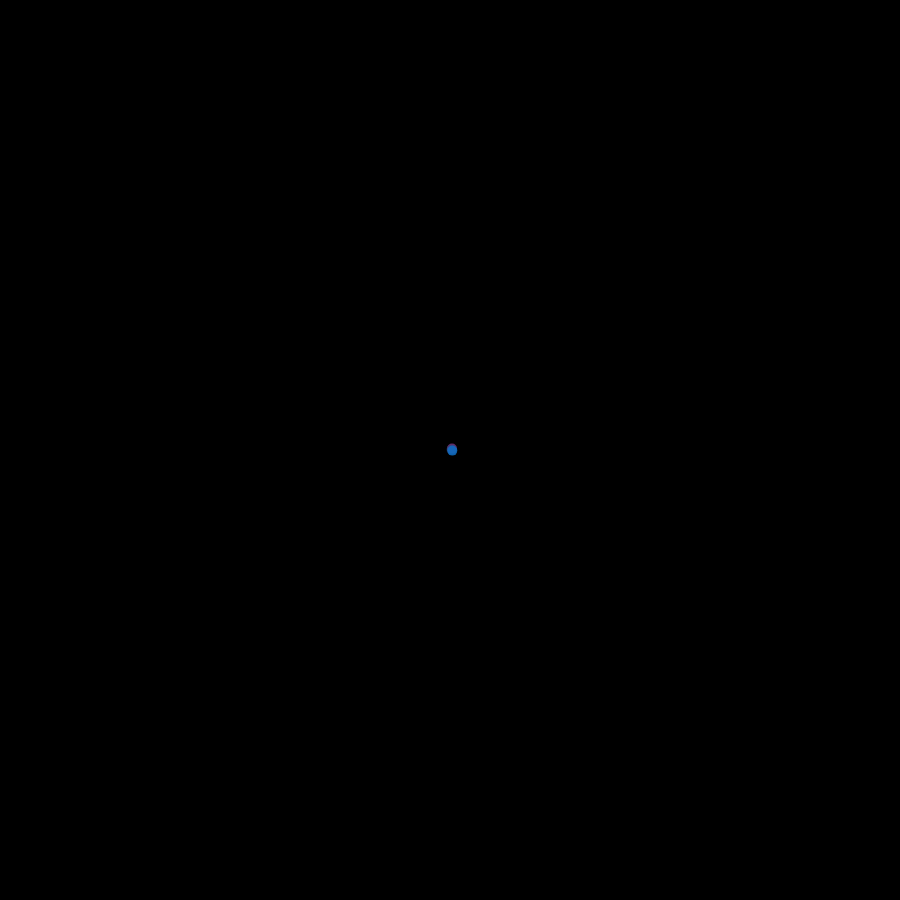
Frame 1 (no input)
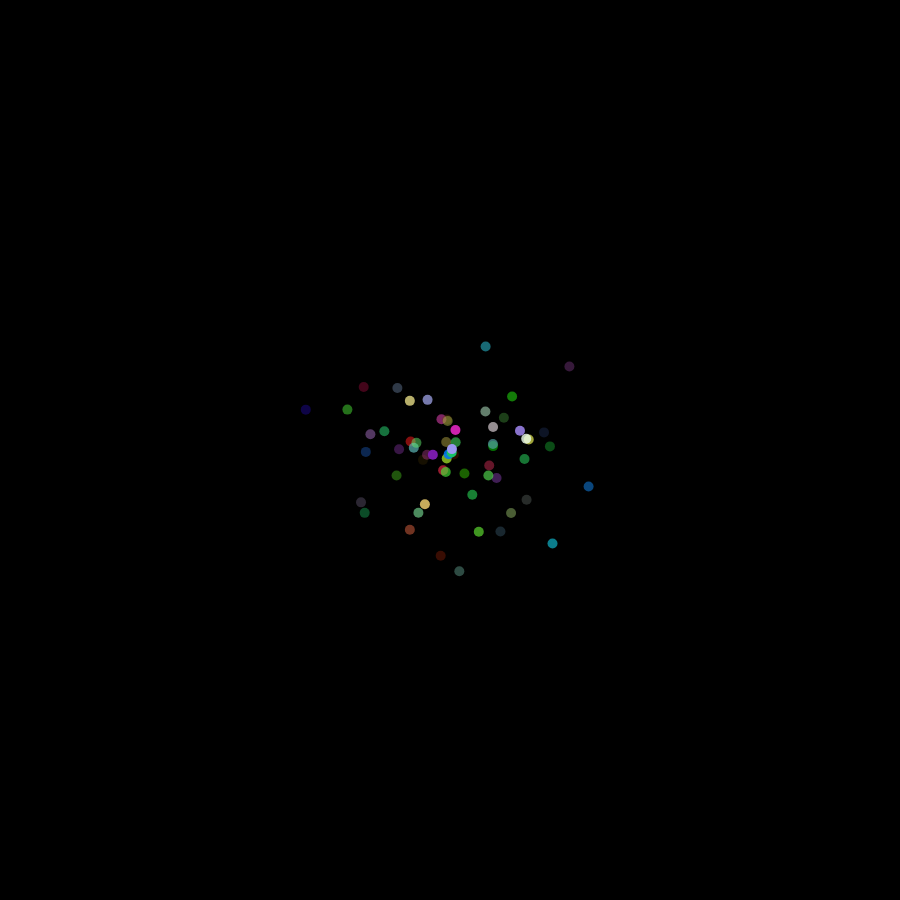
Frame 60 (no input)
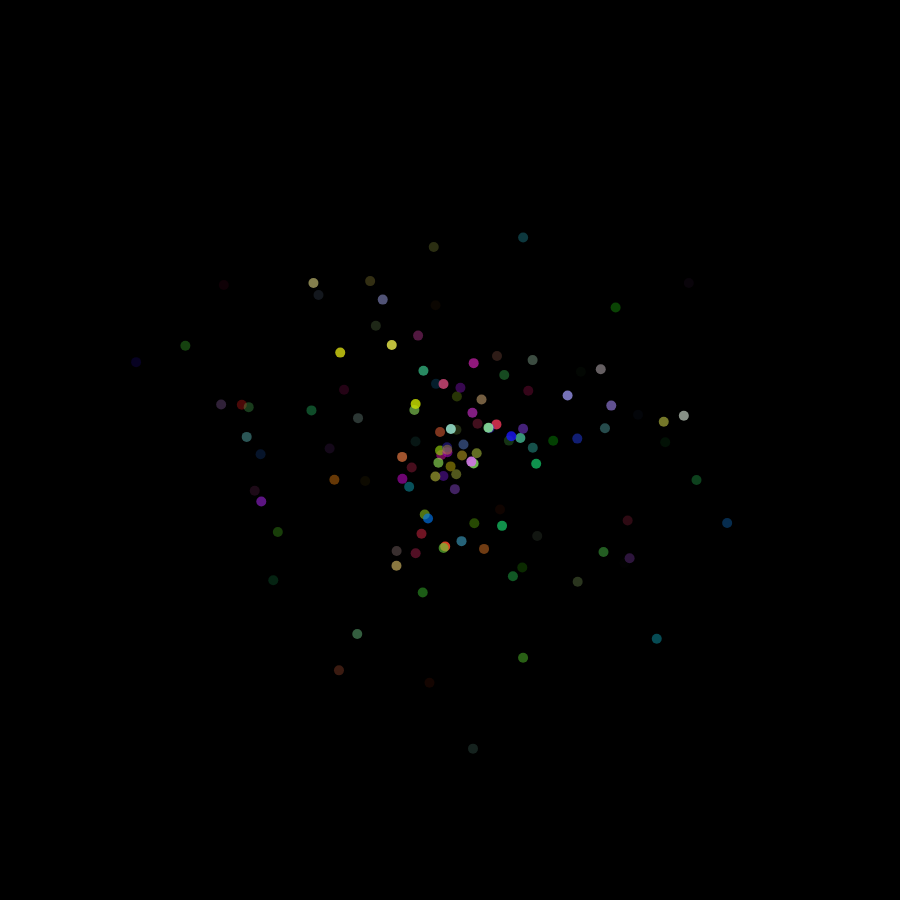
Frame 120 (the mouse pressed at the canvas centre since frame 60)

The p5.js sketch that drew these frames (run headless with seeded random() and noise() and a simulated clock; from frame 60 on, the mouse is pressed at the canvas centre):

// p5.js sketch
// ── sketch.js
let particles = [];


function setup() {
  const s = min(windowWidth, windowHeight) * 0.9;
  createCanvas(s, s);
  noStroke();

  for (let i = 0 ; i < 3; i++){
    const p = new Particles(width/2, height/2);
    particles.push(p);
  }
}

class Particles{
  // name;
  // orbit;
  // color;
  // size;
  // velocity;
  constructor(x, y){
    this.pos = createVector(x,y);
    this.vel = p5.Vector.random2D().mult(random(1,3)); // v: x:2 y:1.4
    this.life = random(100,255);
    this.color = color(random(255), random(255), random(255), this.life);
  }

  update(){
    this.pos.add(this.vel);
    this.life -= 1;
    this.color.setAlpha(this.life);
  }

  draw(){
    fill(this.color, this.life);

    ellipse(
      this.pos.x, this.pos.y, 10, 10
    );
  }
}

function windowResized() {
  const s = min(windowWidth, windowHeight) * 0.9;
  resizeCanvas(s, s);
  redraw();
}

function draw() {
  background(0,0,0);
  for (let p of particles){
    p.update();
    p.draw();
  }

  particles = particles.filter(p => p.life > 0);

  particles.push(new Particles(width/2, height/2))
}
